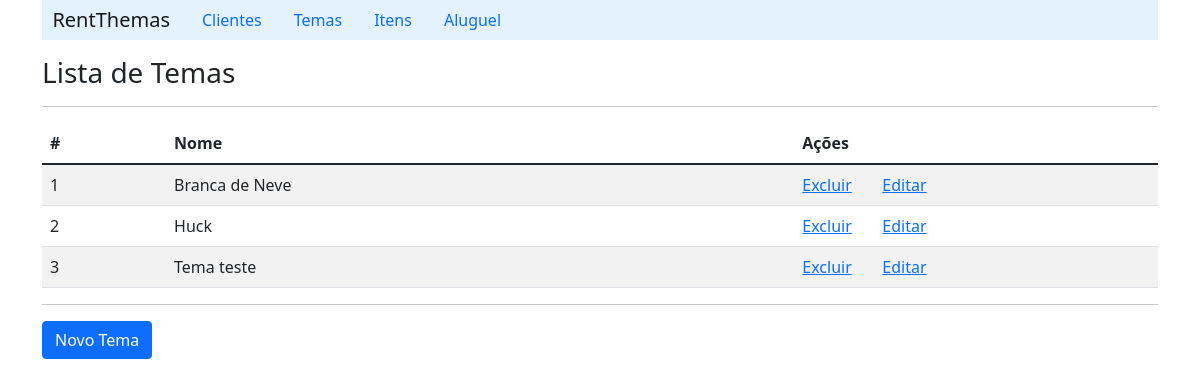
/listTheme/, run on the app's committed database.
### rent/models.py (models this page shows, shortened)
class Theme(models.Model):
    name = models.CharField(max_length=20, blank=False)
    color = models.CharField(max_length=10)
    price = models.FloatField()
    itens =  models.ManyToManyField('Item', related_name='themes')

### rent/views.py (the view)
# urls.py: path('listTheme/', ThemeViews.listTheme),
    def listTheme(request):
        themes_list = Theme.objects.all()
        context = {'theme_list': themes_list}
        return render(request, 'theme/listTheme.html', context)

### rent/templates/theme/listTheme.html (shortened to what this page needs)
{% extends "index.html" %}
    {% block content %}
        <h3>Lista de Temas</h3>
        <hr>
        <table class="table table-striped">
            {% if theme_list %}
                <thead>
                    <tr>
                        <th scope="col">#</th>
                        <th scope="col">Nome</th>
                        <th scope="col">Ações</th>
                        <th scope="col"></th>
                    </tr>
                </thead>
                {% for theme in theme_list%}
                    <tr>
                        <td>{{theme.id}}</td>
                        <td>{{theme.name}}</td>
                        <td width='80'><a href="/deleteTheme/{{theme.id}}">Excluir</a></td>
                        <td><a href="/detailTheme/{{theme.id}}">Editar</a></td>
                    </tr>
                {% endfor %}
            {% else %}
                <p>Nenhum tema cadastrado!!</p>
            {%endif%}
        </table>
        <hr>
        <a class="btn btn-primary" href="/formTheme">Novo Tema</a>
    {% endblock %}

### data on the page
Theme: id "1", name "Branca de Neve"
Theme: id "2", name "Huck"
Theme: id "3", name "Tema teste"
